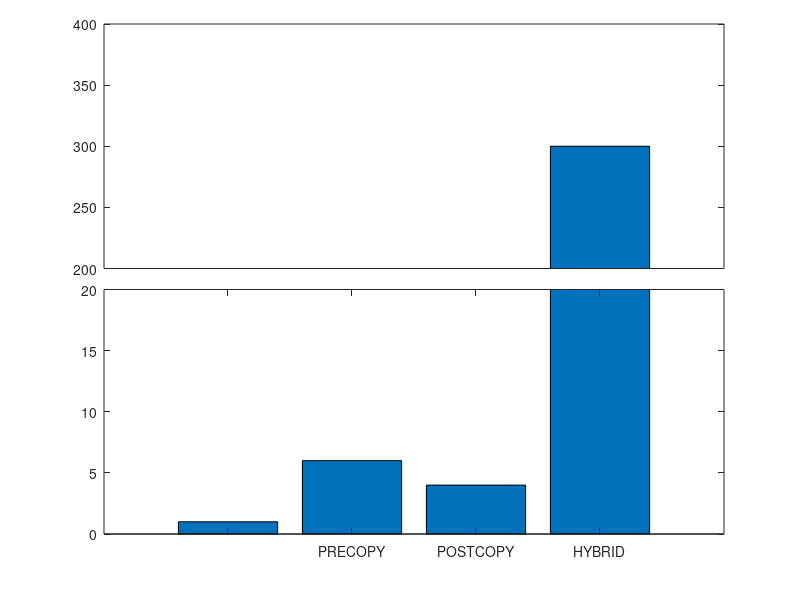

This chart was generated by the following MATLAB code: (Note: this script raises an error after producing the figure.)
a=[1 6 4 300];
xlabel = {'', 'PRECOPY', 'POSTCOPY', 'HYBRID', 'PRO-HYBRID', ''};

ylim1=[0 20];
%ylim2=[100 300];
ylim2=[200 400];
xlim=[0 length(a)+1];

figure;

% retrieve your default axis pos
clf;
p0=get(gca,'position')
delete(gcf);

% create axis1
%a1=axes('position',[p0(1) p0(2) p0(3)/2-.025 p0(4)]);
a1=axes('position',[p0(1) p0(2) p0(3) p0(4)/2]);
%barh(a);
bar(a);
%set(a1,'ylim',ylim1);
set(a1,'ylim',ylim1, 'XTickLabel', xlabel);
%box off;

% create axis2
%a2=axes('position',[p0(1)+p0(3)/2+.025 p0(2) p0(3)/2-.025 p0(4)]);
a2=axes('position',[p0(1) p0(4)/2+.145 p0(3) p0(4)/2])
%a2=axes('position',[p0(1) p0(2) p0(3) p0(4)/2]);
%barh(a);
bar(a);

%set(a2,'ylim',ylim1);
set(a2,'ylim',ylim2);
%ylim(ylim2);
%set(a2,'xlim',xlim,'ylim',ylim2);
set(a2,'xtick',[]);
%set(a2,'xcolor',get(a2,'color'));
%box off

xlabel('COPY METHOD', 'FontSize', 14);
ylabel('TIME');

%%%%%%%%%%%%%%%% plotting %%%%%%%%%%%%%%%%%%%%%
output = "break_axis";

%figure;
saveas(1, strcat(output, ".png"));
saveas(1, strcat(output, ".emf"));
saveas(1, strcat(output, ".eps"));

%box off
